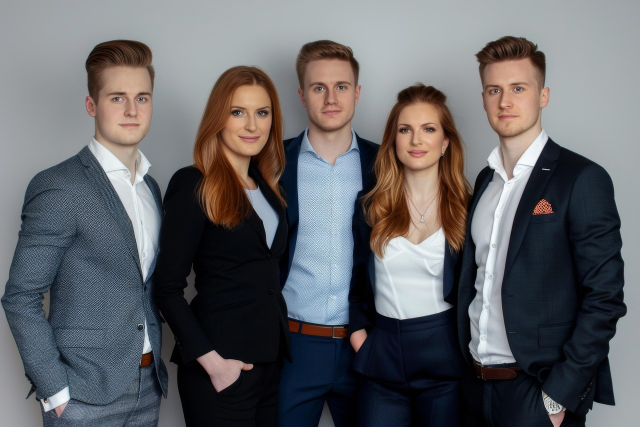
#> input picture Module-2/image.jpg, 1280 x 853 px, found by its file name (shown at 1/2 size)
$ python BasicsofImage-part1.py
#> lines starting #> are read from the running program, lines starting #| are printed output that depends on the picture
import cv2
import matplotlib.pyplot as plt

# Load the image
image_path = 'Module-2\image.jpg'
image = cv2.imread(image_path)
#> image is the input picture: shape (853, 1280, 3); mean B, G, R 103.5, 100.3, 100

# Validate image loading
if image is None:
    print(f"❌ Error: Could not load image from '{image_path}'")
else:
    print("✅ Image loaded successfully!")

    # Convert BGR to RGB for correct color display in matplotlib
    image_rgb = cv2.cvtColor(image, cv2.COLOR_BGR2RGB)

    # Display the original RGB image
    plt.figure(figsize=(6, 4))
    plt.imshow(image_rgb)
    plt.title("🌈 Original RGB Image")
    plt.axis('off')
    plt.show()

    # Convert to Grayscale
    gray_image = cv2.cvtColor(image, cv2.COLOR_BGR2GRAY)
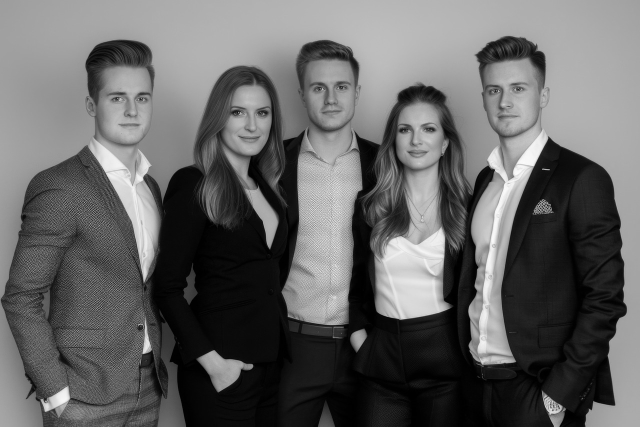
#> gray_image: shape (853, 1280) (shown at 1/2 size); min 0, max 255, mean 100.6

    # Display the grayscale image
    plt.figure(figsize=(6, 4))
    plt.imshow(gray_image, cmap='gray')
    plt.title("🖤 Grayscale Image")
    plt.axis('off')
    plt.show()

    # Crop a region (e.g., rows 100–300 and columns 200–400)
    h, w = image.shape[:2]
#> h = 853; w = 1280
    row_start, row_end = 100, min(300, h)
#> row_start = 100; row_end = 300
    col_start, col_end = 200, min(400, w)
#> col_start = 200; col_end = 400

    cropped_image = image[row_start:row_end, col_start:col_end]
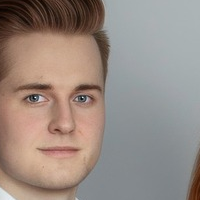
#> cropped_image: shape (200, 200, 3); mean B, G, R 130.8, 138.4, 152
    cropped_rgb = cv2.cvtColor(cropped_image, cv2.COLOR_BGR2RGB)

    # Display the cropped region
    plt.figure(figsize=(5, 4))
    plt.imshow(cropped_rgb)
    plt.title(f"✂️ Cropped Region ({row_start}:{row_end}, {col_start}:{col_end})")
    plt.axis('off')
    plt.show()
